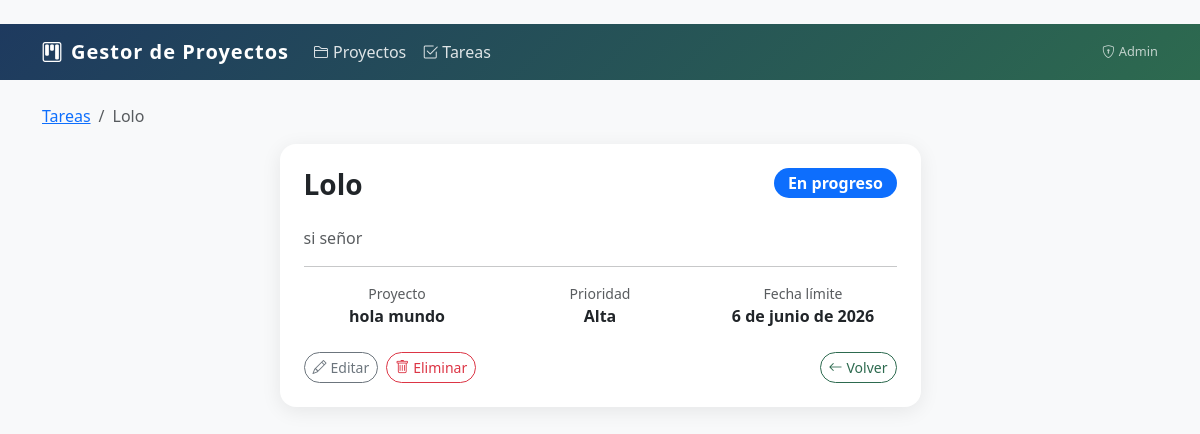
The page /tarea/1/ on the database its author committed.
### proyectos/models.py (models this page shows, shortened)
class Tarea(models.Model):
    PRIORIDAD_CHOICES = [
        ('baja',    'Baja'),
        ('media',   'Media'),
        ('alta',    'Alta'),
        ('urgente', 'Urgente'),
    ]
    ESTADO_CHOICES = [
        ('pendiente',   'Pendiente'),
        ('en_progreso', 'En progreso'),
        ('completada',  'Completada'),
        ('cancelada',   'Cancelada'),
    ]
    proyecto     = models.ForeignKey(Proyecto, on_delete=models.CASCADE,
                                     related_name='tareas', verbose_name='Proyecto')
    titulo       = models.CharField(max_length=200, verbose_name='Titulo')
    descripcion  = models.TextField(blank=True, verbose_name='Descripcion')
    prioridad    = models.CharField(max_length=10, choices=PRIORIDAD_CHOICES,
                                    default='media', verbose_name='Prioridad')
    estado       = models.CharField(max_length=15, choices=ESTADO_CHOICES,
                                    default='pendiente', verbose_name='Estado')
    fecha_limite = models.DateField(null=True, blank=True, verbose_name='Fecha limite')
    creado_en    = models.DateTimeField(auto_now_add=True)
    actualizado_en = models.DateTimeField(auto_now=True)
    class Meta:
        verbose_name        = 'Tarea'
        verbose_name_plural = 'Tareas'
        ordering            = ['prioridad', '-creado_en']

class Proyecto(models.Model):
    ESTADO_CHOICES = [
        ('activo',     'Activo'),
        ('pausado',    'Pausado'),
        ('completado', 'Completado'),
        ('cancelado',  'Cancelado'),
    ]
    nombre       = models.CharField(max_length=200, verbose_name='Nombre')
    descripcion  = models.TextField(blank=True, verbose_name='Descripcion')
    imagen       = models.ImageField(upload_to='proyectos/', blank=True, null=True,
                                     verbose_name='Imagen del proyecto')
    fecha_inicio = models.DateField(verbose_name='Fecha de inicio')
    fecha_fin    = models.DateField(null=True, blank=True, verbose_name='Fecha de fin')
    estado       = models.CharField(max_length=20, choices=ESTADO_CHOICES,
                                    default='activo', verbose_name='Estado')
    creado_en    = models.DateTimeField(auto_now_add=True)
    actualizado_en = models.DateTimeField(auto_now=True)
    class Meta:
        verbose_name        = 'Proyecto'
        verbose_name_plural = 'Proyectos'
        ordering            = ['-creado_en']
    def __str__(self):
        return self.nombre

### proyectos/views.py (the view)
# urls.py: path('tarea/<int:pk>/',        views.tarea_detalle,  name='tarea_detalle'),
def tarea_detalle(request, pk):
    tarea = get_object_or_404(Tarea, pk=pk)
    return render(request, 'tarea_detalle.html', {'tarea': tarea})

### templates/tarea_detalle.html (shortened to what this page needs)
﻿{% extends 'base.html' %}
{% block content %}
<nav aria-label="breadcrumb" class="mb-3">
  <ol class="breadcrumb">
    <li class="breadcrumb-item"><a href="{% url 'tarea_lista' %}">Tareas</a></li>
    <li class="breadcrumb-item active">{{ tarea.titulo }}</li>
  </ol>
</nav>
<div class="row justify-content-center">
  <div class="col-lg-7">
    <div class="card p-2">
      <div class="card-body">
        <div class="d-flex justify-content-between align-items-start mb-3">
          <h3 class="fw-bold">{{ tarea.titulo }}</h3>
          <span class="badge {% if tarea.estado == 'completada' %}bg-success{% elif tarea.estado == 'en_progreso' %}bg-primary{% elif tarea.estado == 'cancelada' %}bg-danger{% else %}bg-secondary{% endif %} fs-6">{{ tarea.get_estado_display }}</span>
        </div>
        <p class="text-muted">{{ tarea.descripcion }}</p>
        <hr>
        <div class="row g-3 text-center">
          <div class="col-4"><small class="text-muted d-block">Proyecto</small><strong>{{ tarea.proyecto }}</strong></div>
          <div class="col-4"><small class="text-muted d-block">Prioridad</small><strong>{{ tarea.get_prioridad_display }}</strong></div>
          <div class="col-4"><small class="text-muted d-block">Fecha límite</small><strong>{{ tarea.fecha_limite|default:"—" }}</strong></div>
        </div>
        <div class="d-flex gap-2 mt-4">
          <a href="{% url 'tarea_editar' tarea.pk %}" class="btn btn-outline-secondary btn-sm"><i class="bi bi-pencil me-1"></i>Editar</a>
          <a href="{% url 'tarea_eliminar' tarea.pk %}" class="btn btn-outline-danger btn-sm"><i class="bi bi-trash me-1"></i>Eliminar</a>
          <a href="{% url 'tarea_lista' %}" class="btn btn-outline-primary btn-sm ms-auto"><i class="bi bi-arrow-left me-1"></i>Volver</a>
        </div>
      </div>
    </div>
  </div>
</div>
{% endblock %}

### templates/base.html (style rules this page uses)
body { background: #f8f9fa; }
.card { border: none; border-radius: 16px; box-shadow: 0 4px 20px rgba(0,0,0,0.08); transition: transform .2s, box-shadow .2s; overflow: hidden; }
.badge { font-size: .75rem; padding: .45em .85em; border-radius: 50px; }
.btn-outline-primary { border-radius: 50px; border-color: #2d6a4f; color: #2d6a4f; }
.btn-outline-secondary { border-radius: 50px; }
.btn-outline-danger { border-radius: 50px; }

### rows shown on the page
Tarea: titulo "Lolo", estado "En progreso", descripcion "si señor", proyecto "hola mundo", prioridad "Alta", fecha_limite "6 de junio de 2026"
